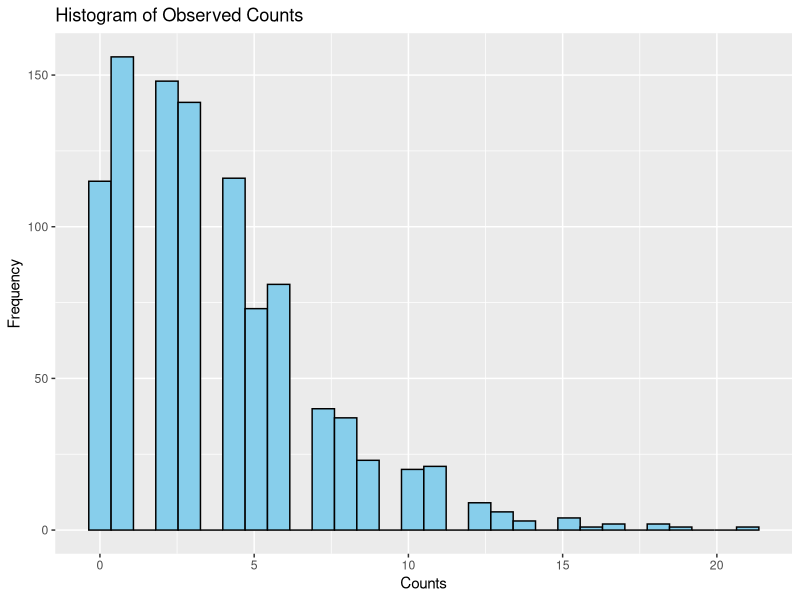
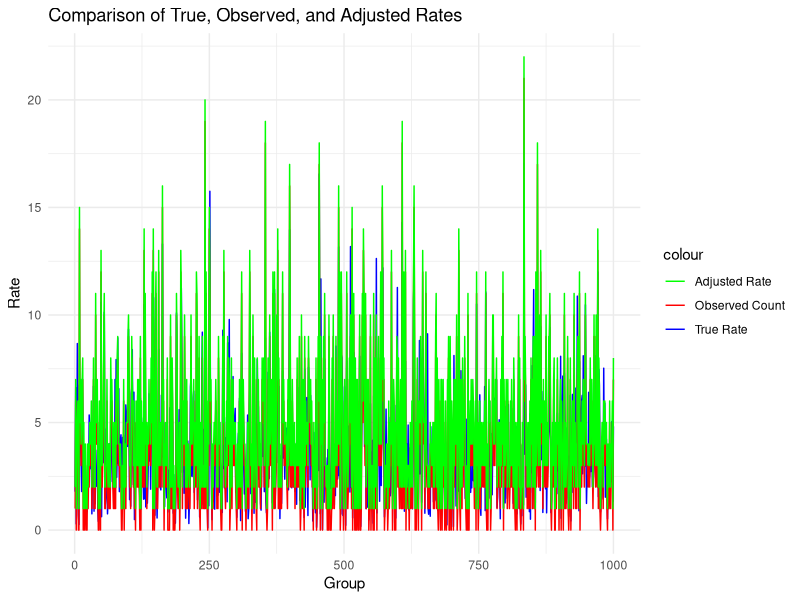
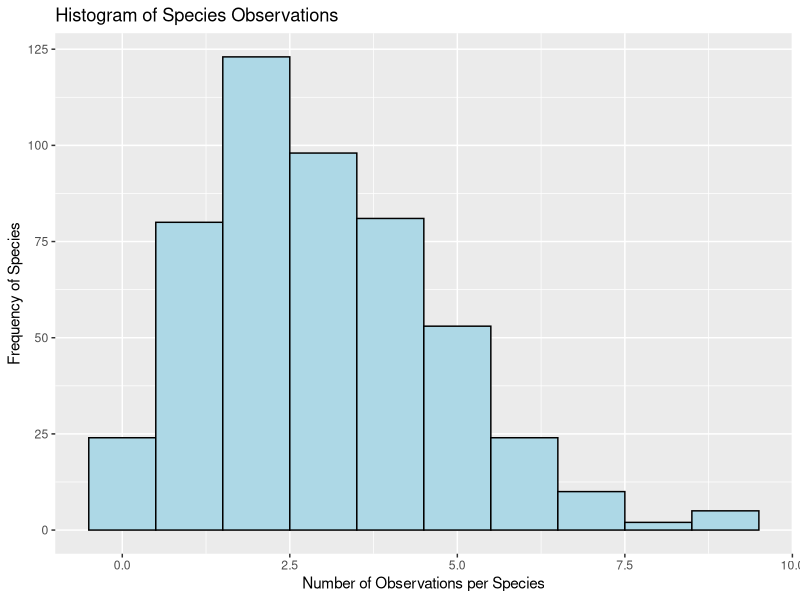
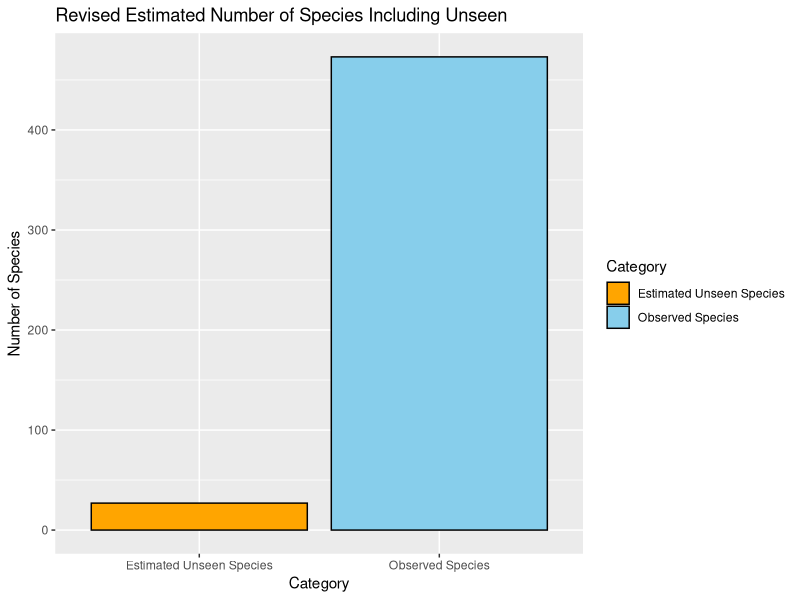
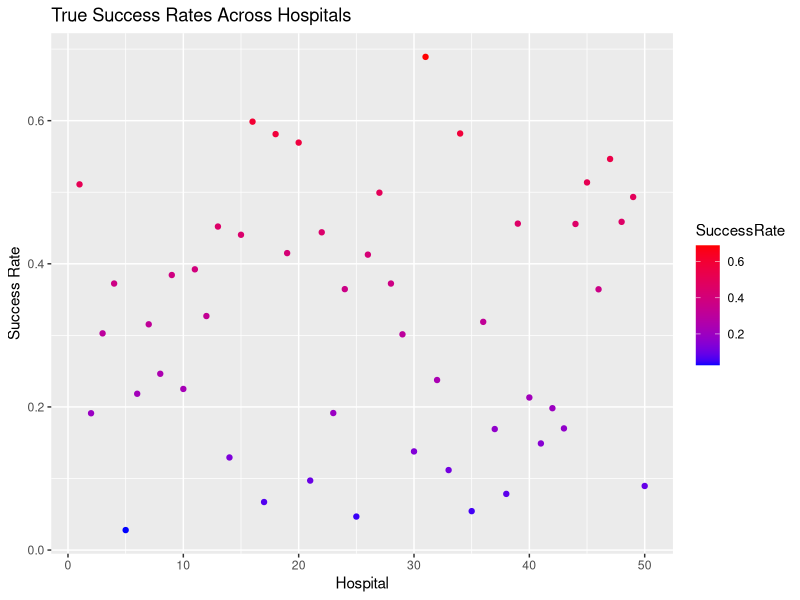
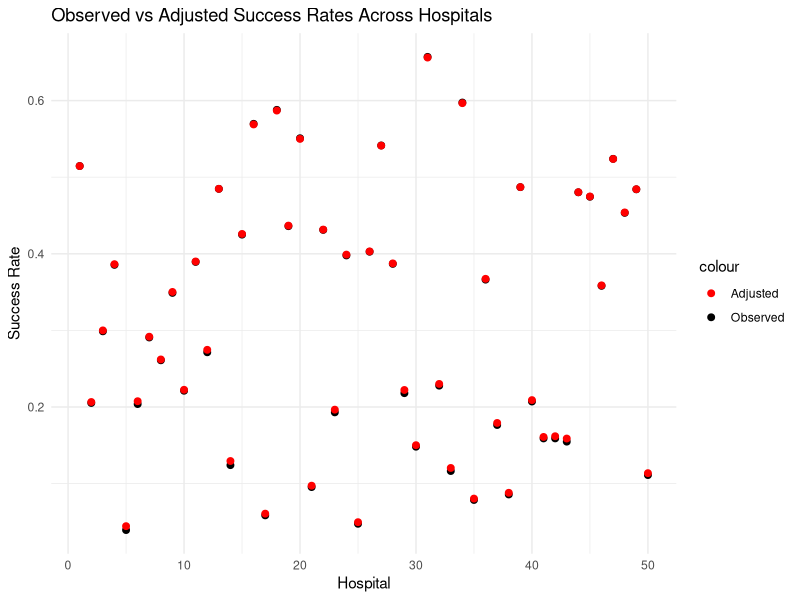

These charts were generated, in order, by the following R code:
## ---- chunk 1
knitr::opts_chunk$set(echo = TRUE)
## ---- chunk 2
# Load necessary libraries
library(ggplot2)
## ---- chunk 3
# Simulating some Poisson-distributed data
set.seed(123)
n <- 1000  # number of groups
true_rates <- rgamma(n, shape = 2, rate = 0.5)  # Gamma-distributed true rates
observed_counts <- rpois(n, lambda = true_rates)  # Observed counts from Poisson

# Plot the histogram of observed counts
ggplot(data = data.frame(counts = observed_counts), aes(x = counts)) +
  geom_histogram(bins = 30, fill = 'skyblue', color = 'black') +
  ggtitle("Histogram of Observed Counts") +
  xlab("Counts") + ylab("Frequency")
## ---- chunk 4
# Applying Robbins' Formula
# Since we don't know the true rates, we use the observed data to estimate these
observed_rates <- observed_counts + 1  # add one smoothing

# Visualize the original and adjusted rates
df_rates <- data.frame(
  group = 1:n,
  true = true_rates,
  observed = observed_counts,
  adjusted = observed_rates
)

ggplot(df_rates, aes(x = group)) +
  geom_line(aes(y = true, colour = "True Rate")) +
  geom_line(aes(y = observed, colour = "Observed Count")) +
  geom_line(aes(y = adjusted, colour = "Adjusted Rate")) +
  ggtitle("Comparison of True, Observed, and Adjusted Rates") +
  xlab("Group") + ylab("Rate") +
  scale_color_manual(values = c("True Rate" = "blue", "Observed Count" = "red", "Adjusted Rate" = "green")) +
  theme_minimal()
## ---- chunk 5
# Print basic summary statistics
summary(df_rates)

## ---- chunk 6
# Lower the average sightings to increase the chance of having unseen species
set.seed(1249)
num_species <- 500 
avg_sightings <- 3

# Re-run the simulation with the adjusted average sightings
observed_counts <- rpois(num_species, lambda = avg_sightings)

# Histogram of observed counts
ggplot(data = data.frame(counts = observed_counts), aes(x = counts)) +
  geom_histogram(bins = max(observed_counts) + 1, fill = 'lightblue', color = 'black') +
  ggtitle("Histogram of Species Observations") +
  xlab("Number of Observations per Species") + ylab("Frequency of Species")
# Re-calculate the number of species observed exactly once
observed_once <- sum(observed_counts == 1)
total_observations <- sum(observed_counts)

# Re-calculate the estimate for unseen species
unseen_species_est <- if (total_observations > 0) observed_once / total_observations else 0

# Print the new estimated number of unseen species
print(paste("Estimated Number of Unseen Species: ", round(unseen_species_est * num_species, 2)))
results <- data.frame(
  Category = c("Observed Species", "Estimated Unseen Species"),
  Count = c(num_species, unseen_species_est)
)
# Update the results dataframe for visualization
results$Count <- c(num_species - unseen_species_est * num_species, unseen_species_est * num_species)

# Replotting
ggplot(results, aes(x = Category, y = Count, fill = Category)) +
  geom_bar(stat = "identity", color = "black") +
  ggtitle("Revised Estimated Number of Species Including Unseen") +
  ylab("Number of Species") +
  scale_fill_manual(values = c("Observed Species" = "skyblue", "Estimated Unseen Species" = "orange"))
## ---- chunk 7
# Load necessary libraries
library(MASS)  # for truehist

# Simulate data
set.seed(125)
num_hospitals <- 50
true_success_rates <- rbeta(num_hospitals, shape1 = 2, shape2 = 5)  # Diverse success rates
num_patients <- sample(100:500, num_hospitals, replace = TRUE)  # Number of patients per hospital
successes <- rbinom(num_hospitals, size = num_patients, prob = true_success_rates)

# Visualization of true success rates
ggplot(data = data.frame(Hospital = 1:num_hospitals, SuccessRate = true_success_rates), aes(x = Hospital, y = SuccessRate)) +
  geom_point(aes(color = SuccessRate)) +
  scale_color_gradient(low = "blue", high = "red") +
  ggtitle("True Success Rates Across Hospitals") +
  xlab("Hospital") +
  ylab("Success Rate")

# Empirical Bayes Estimation
# Prior distribution parameters (assuming Beta distribution)
a_prior <- 1
b_prior <- 1

# Posterior distribution parameters
a_post <- a_prior + successes
b_post <- b_prior + num_patients - successes

# Estimating the adjusted success rates
adjusted_rates <- a_post / (a_post + b_post)

# Visualization of adjusted success rates
data_for_plot <- data.frame(
  Hospital = 1:num_hospitals,
  Observed = successes / num_patients,
  Adjusted = adjusted_rates
)

ggplot(data_for_plot, aes(x = Hospital)) +
  geom_point(aes(y = Observed, color = "Observed"), size = 2) +
  geom_point(aes(y = Adjusted, color = "Adjusted"), size = 2) +
  scale_color_manual(values = c("Observed" = "black", "Adjusted" = "red")) +
  ggtitle("Observed vs Adjusted Success Rates Across Hospitals") +
  xlab("Hospital") +
  ylab("Success Rate") +
  theme_minimal()

